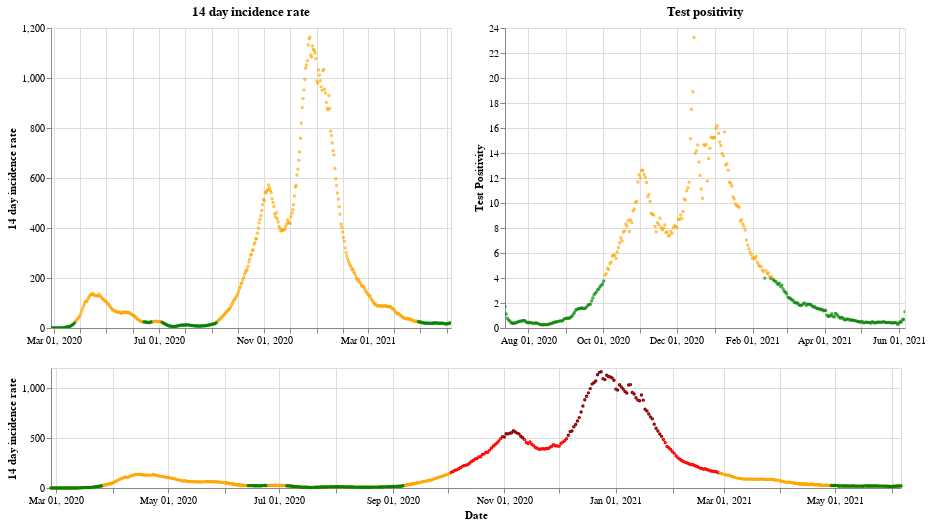

Notebook code cell kept with this figure:
### Markdown cell above
## Wales

### Code cell
plot_traffic_light('Wales')

### Figure 1 — Vega-Lite specification as saved in the notebook (floating-point values rounded to 4 significant figures; data arrays with more than 128 entries replaced by an {"elided": "..."} marker saying what was removed)
{"config": {"view": {"continuousWidth": 400, "continuousHeight": 300}}, "vconcat": [{"hconcat": [{"mark": {"type": "point", "size": 2}, "encoding": {"color": {"condition": {"value": "green", "test": "(datum.twoWeeklyCasesRate <= 25)"}, "value": "orange"}, "tooltip": [{"type": "nominal", "field": "areaName"}, {"type": "temporal", "field": "date"}, {"type": "quantitative", "field": "twoWeeklyCasesRate"}, {"type": "quantitative", "field": "testPositivity"}], "x": {"type": "temporal", "axis": {"title": ""}, "field": "date", "scale": {"domain": {"selection": "DateBrush"}}, "timeUnit": "yearmonthdate"}, "y": {"type": "quantitative", "axis": {"title": "14 day incidence rate"}, "field": "twoWeeklyCasesRate"}}, "title": "14 day incidence rate", "width": 400}, {"mark": {"type": "point", "size": 2}, "encoding": {"color": {"condition": {"value": "green", "test": "(datum.testPositivity <= 4)"}, "value": "orange"}, "tooltip": [{"type": "nominal", "field": "areaName"}, {"type": "temporal", "field": "date"}, {"type": "quantitative", "field": "twoWeeklyCasesRate"}, {"type": "quantitative", "field": "testPositivity"}], "x": {"type": "temporal", "axis": {"title": ""}, "field": "date", "scale": {"domain": {"selection": "DateBrush"}}, "timeUnit": "yearmonthdate"}, "y": {"type": "quantitative", "axis": {"title": "Test Positivity"}, "field": "testPositivity"}}, "title": "Test positivity", "width": 400}]}, {"layer": [{"mark": {"type": "point", "size": 2}, "encoding": {"color": {"condition": {"value": "orange", "test": "((50 && datum.twoWeeklyCasesRate) < 150)"}, "value": "red"}, "opacity": {"condition": {"value": 1, "test": "((50 && datum.twoWeeklyCasesRate) < 500)"}, "value": 0}, "tooltip": [{"type": "nominal", "field": "areaName"}, {"type": "temporal", "field": "date"}, {"type": "quantitative", "field": "twoWeeklyCasesRate"}, {"type": "quantitative", "field": "testPositivity"}], "x": {"type": "temporal", "axis": {"title": "Date"}, "field": "date", "timeUnit": "yearmonthdate"}, "y": {"type": "quantitative", "axis": {"title": "14 day incidence rate"}, "field": "twoWeeklyCasesRate"}}, "selection": {"DateBrush": {"type": "interval", "encodings": ["x"], "fields": ["Time"]}}, "width": 850}, {"mark": {"type": "point", "size": 2}, "encoding": {"color": {"value": "darkred"}, "opacity": {"condition": {"value": 1, "test": "(datum.twoWeeklyCasesRate >= 500)"}, "value": 0}, "tooltip": [{"type": "nominal", "field": "areaName"}, {"type": "temporal", "field": "date"}, {"type": "quantitative", "field": "twoWeeklyCasesRate"}, {"type": "quantitative", "field": "testPositivity"}], "x": {"type": "temporal", "axis": {"title": "Date"}, "field": "date", "timeUnit": "yearmonthdate"}, "y": {"type": "quantitative", "axis": {"title": "14 day incidence rate"}, "field": "twoWeeklyCasesRate"}}, "width": 400}, {"mark": {"type": "point", "size": 2}, "encoding": {"color": {"condition": {"value": "green", "test": "((4 && datum.twoWeeklyCasesRate) < 25)"}, "value": "orange"}, "opacity": {"condition": {"value": 1, "test": "(datum.twoWeeklyCasesRate < 50)"}, "value": 0}, "tooltip": [{"type": "nominal", "field": "areaName"}, {"type": "temporal", "field": "date"}, {"type": "quantitative", "field": "twoWeeklyCasesRate"}, {"type": "quantitative", "field": "testPositivity"}], "x": {"type": "temporal", "axis": {"title": "Date"}, "field": "date", "timeUnit": "yearmonthdate"}, "y": {"type": "quantitative", "axis": {"title": "14 day incidence rate"}, "field": "twoWeeklyCasesRate"}}, "width": 400}], "height": 120, "width": 800}], "data": {"name": "data-1d22ed921dc6462715b24a53ca0c9b61"}, "$schema": "https://vega.github.io/schema/vega-lite/v4.8.1.json", "datasets": {"data-1d22ed921dc6462715b24a53ca0c9b61": {"elided": "466 records"}}}
